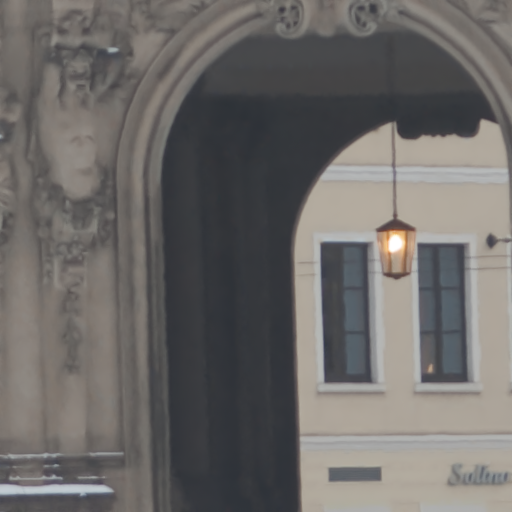
#> input picture dataset/kirchner/Nikon_D200_0_14921.png, 512 x 512 px, found by its file name; the run also reads 1 picture not shown here
$ jupyter execute --allow-errors paper_figures.ipynb   (shell and % lines are left out)   (older library calls are emulated)
#> lines starting #> are read from the running program, lines starting #| are printed output that depends on the picture
[cell 1]
import numpy as np
from PIL import Image
from skimage.restoration import denoise_wavelet

import sys
sys.path.append('..')
import os
from glob import glob
import pandas as pd
from collections import OrderedDict

from prnu.prnu.functions import wiener_dft, zero_mean_total, wiener_adaptive
from params import runs_path, results_path

[cell 2]
import matplotlib as mpl
mpl.use("pgf")
pgf_with_rc_fonts = {
    "font.family": "serif",
    "font.serif": [],                   # use latex default serif font
    "font.sans-serif": ["DejaVu Sans"], # use a specific sans-serif font
}
mpl.rcParams.update(pgf_with_rc_fonts)

[cell 3]
import matplotlib.pyplot as plt
fontsize = 16
plt.rc('text', usetex=True)
plt.rc('font', family='sans',size=fontsize)
plt.rc('legend',fontsize=fontsize)
plt.rc('xtick',labelsize=fontsize)
plt.rc('ytick',labelsize=fontsize)
plt.rc('axes',labelsize=fontsize,titlesize=fontsize)
plt.rc('lines',linewidth=2)

[cell 4]
# import seaborn as sns
# sns.set()
# cmap =sns.light_palette("Navy", as_cmap=True)

## Features

### Kirchner

[cell 5]
img_kirc_path = '/nas/home/nbonettini/projects/prnu-anonymization-detector/dataset/kirchner/Nikon_D200_0_14921.png'
img_kirc = np.array(Image.open(img_kirc_path)) / 255.
img_kirc_den_wv = denoise_wavelet(img_kirc, multichannel=True)
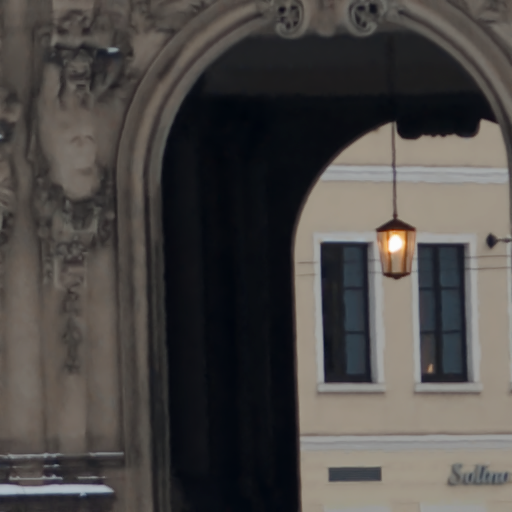
#> img_kirc_den_wv: shape (512, 512, 3) float64; mean R, G, B 0.425, 0.415, 0.407; drawn with min black and max white
img_kirc_noise_wv = img_kirc - img_kirc_den_wv
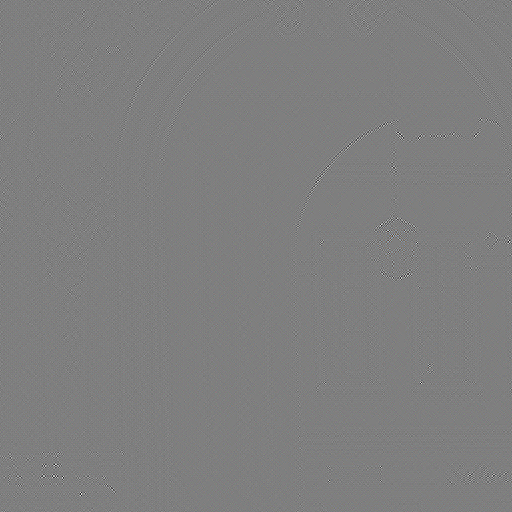
#> img_kirc_noise_wv: shape (512, 512, 3) float64; mean R, G, B -7.18e-16, -6.89e-16, -6.79e-16; drawn with min black and max white
# clim_wv = [np.min(img_kirc_noise_wv), np.max(img_kirc_noise_wv)]
img_kirc_noise_wv_fft = np.abs((np.fft.fft2(img_kirc_noise_wv,(224*2,224*2),axes=[0,1])))[:224,:224]
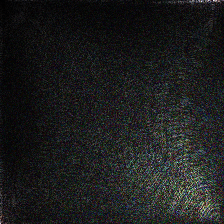
#> img_kirc_noise_wv_fft: shape (224, 224, 3) float64; mean R, G, B 0.419, 0.436, 0.431; drawn with min black and max white

W = np.zeros_like(img_kirc_noise_wv_fft)
#> (the rest of this cell did not finish here and is left out)

[cell 6]
plt.figure(figsize=(4,4));

plt.imshow(img_kirc);
plt.axis('off')
plt.axis('image')
plt.grid(False)

plt.savefig('figures/feature_raw.pdf',bbox_inches='tight')

[cell 7]
plt.figure(figsize=(4,4));
# plt.subplot(2, 2, 2);
plt.imshow(img_kirc_noise_wv.mean(axis=2));
# plt.colorbar(shrink=0.65);
plt.axis('off')
plt.axis('image')
plt.grid(False)
plt.tight_layout()

plt.savefig('figures/feature_wv.pdf',bbox_inches='tight')
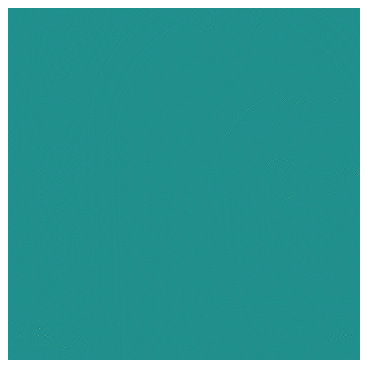
#> figure drawn by matplotlib, 1 panel

[cell 8]
plt.figure(figsize=(4,4));
# plt.subplot(2, 2, 3);
plt.imshow(img_kirc_noise_wv_fft.mean(axis=2));
# plt.colorbar(shrink=0.82)
plt.axis('off')
plt.axis('image')
plt.grid(False)

plt.savefig('figures/feature_wv_fft.pdf',bbox_inches='tight')
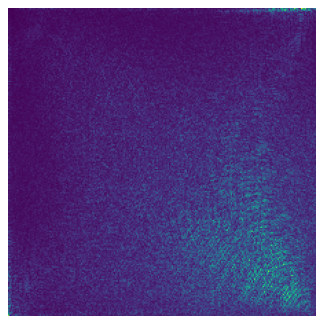
#> figure drawn by matplotlib, 1 panel

[cell 9]
plt.figure(figsize=(4,4));
# plt.subplot(2, 2, 4);
plt.imshow(W.mean(axis=2));
#> W: shape (224, 224, 3) float64; every value is 0
# plt.colorbar(shrink=0.81)
plt.axis('off')
plt.axis('image')
plt.grid(False)

plt.savefig('figures/feature_wv_fft_wiener.pdf',bbox_inches='tight')
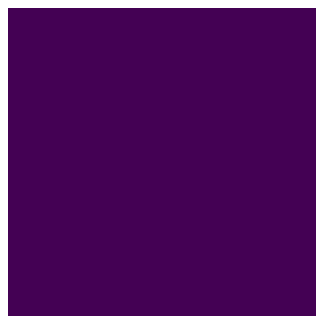
#> figure drawn by matplotlib, 1 panel

### Mandelli

[cell 10]
img_kirc_path = '/nas/home/nbonettini/projects/prnu-anonymization-detector/dataset/mandelli/Nikon_D200_0_14921.png'
img_kirc = np.array(Image.open(img_kirc_path)) / 255.
img_kirc_den_wv = denoise_wavelet(img_kirc, multichannel=True)
img_kirc_noise_wv = img_kirc - img_kirc_den_wv
# clim_wv = [np.min(img_kirc_noise_wv), np.max(img_kirc_noise_wv)]
img_kirc_noise_wv_fft = np.abs((np.fft.fft2(img_kirc_noise_wv,(224*2,224*2),axes=[0,1])))[:224,:224]
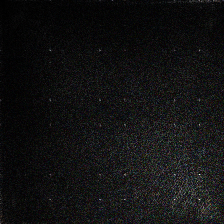
#> img_kirc_noise_wv_fft: shape (224, 224, 3) float64; mean R, G, B 0.52, 0.52, 0.523; drawn with min black and max white

W = np.zeros_like(img_kirc_noise_wv_fft)
#> (the rest of this cell did not finish here and is left out)

[cell 11]
plt.figure(figsize=(4,4));

plt.imshow(img_kirc);
plt.axis('off')
plt.axis('image')
plt.grid(False)

plt.savefig('figures/feature_raw_mandelli.pdf',bbox_inches='tight')

[cell 12]
plt.figure(figsize=(4,4));
# plt.subplot(2, 2, 2);
plt.imshow(img_kirc_noise_wv.mean(axis=2));
# plt.colorbar(shrink=0.65);
plt.axis('off')
plt.axis('image')
plt.grid(False)
plt.tight_layout()

plt.savefig('figures/feature_wv_mandelli.pdf',bbox_inches='tight')

[cell 13]
plt.figure(figsize=(4,4));
# plt.subplot(2, 2, 3);
plt.imshow(img_kirc_noise_wv_fft.mean(axis=2));
# plt.colorbar(shrink=0.82)
plt.axis('off')
plt.axis('image')
plt.grid(False)

plt.savefig('figures/feature_wv_fft_mandelli.pdf',bbox_inches='tight')
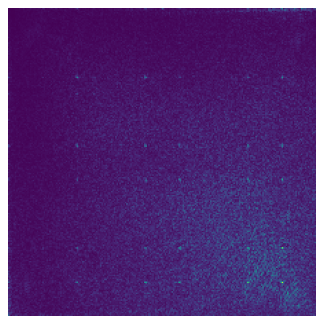
#> figure drawn by matplotlib, 1 panel

[cell 14]
plt.figure(figsize=(4,4));
# plt.subplot(2, 2, 4);
plt.imshow(W.mean(axis=2));
# plt.colorbar(shrink=0.81)
plt.axis('off')
plt.axis('image')
plt.grid(False)

plt.savefig('figures/feature_wv_fft_wiener_mandelli.pdf',bbox_inches='tight')

## Cross dataset ROC

[cell 15]
linestyles = ['-', '--', '-.', ':']

### Resnet complete feature over two testing dataset

[cell 16]
# building translation dictionary
runs_name = [x.split('/')[-1] for x in glob(os.path.join(runs_path, 'ResNet_*_transform_wv_fft_wiener2*'))]
run_dict = {'_'.join(x.rsplit('_')[:-12]): x.rsplit('-')[-1] for x in runs_name}
run_dict = OrderedDict(run_dict)

sel_key = list(run_dict)
sel_key = sel_key[:2]
print(sel_key)

os_res = []
ok_res = []
for k in sel_key:
    v = run_dict[k]
    os_res += [np.load(os.path.join(glob(os.path.join(results_path, '{}_TestOS'.format(v)))[0], 'result.npy')).item()]
    ok_res += [np.load(os.path.join(glob(os.path.join(results_path, '{}_TestOK'.format(v)))[0], 'result.npy')).item()]

[cell 17]
# Test on OS
plt.figure(figsize=(4,4));

for i in range(len(os_res)):
    auc = np.trapz(os_res[i]['fpr'], x=os_res[i]['tpr'])
    plt.plot(os_res[i]['tpr'], os_res[i]['fpr'],
             label=r'Train on $\mathcal{{D}}_{}. $ AUC: {:.3f}'.format(i+1, auc),
             linestyle=linestyles[i])
    plt.grid(True)
    plt.legend(fontsize=14)
    plt.xlabel('FPR')
    plt.ylabel('TPR')

plt.savefig('figures/test_T1.pdf',bbox_inches='tight')

[cell 18]
# Test on OK
plt.figure(figsize=(4,4));

for i in range(len(ok_res)):
    auc = np.trapz(ok_res[i]['fpr'], x=ok_res[i]['tpr'])
    plt.plot(ok_res[i]['tpr'], ok_res[i]['fpr'],
             label=r'Train on $\mathcal{{D}}_{}. $ AUC: {:.3f}'.format(i+1, auc),
             linestyle=linestyles[i])
    plt.grid(True)
    plt.legend(fontsize=14)
    plt.xlabel('FPR')
    plt.ylabel('TPR')

plt.savefig('figures/test_T2.pdf',bbox_inches='tight')

### Resnet performance varying preprocessing type

[cell 19]
# building translation dictionary
runs_name = [x.split('/')[-1] for x in glob(os.path.join(runs_path, 'ResNet_*'))]
run_dict = {'_'.join(x.rsplit('_')[:-12]): x.rsplit('-')[-1] for x in runs_name}
run_dict = OrderedDict(run_dict)

# clean key list and reorder
sel_key = list(run_dict)
del sel_key[3:9]
order = [0, 2, 1, 3, 4, 8, 5, 6, 7]
#> (the rest of this cell did not finish here and is left out)

[cell 20]
# Test on OS
plt.figure(figsize=(4,4));
l=0
for i in range(len(os_res)):
    #pick only train on D2
    if i % 2 == 0:
        continue
    auc = np.trapz(os_res[i]['fpr'], x=os_res[i]['tpr'])
    plt.plot(os_res[i]['tpr'], os_res[i]['fpr'],
             label='{}. AUC: {:.3f}'.format(label_list[i], auc),
             linestyle=linestyles[l])
    plt.legend()
    plt.grid(True)
    plt.xlabel('FPR')
    plt.ylabel('TPR')
    l+=1

plt.savefig('figures/different_features_roc_test_T1.pdf',bbox_inches='tight')

[cell 21]
# Test on OK
plt.figure(figsize=(4,4));
l=0
for i in range(len(os_res)):
    #pick only train on D1
    if i % 2 != 0:
        continue
    auc = np.trapz(ok_res[i]['fpr'], x=ok_res[i]['tpr'])
    plt.plot(ok_res[i]['tpr'], ok_res[i]['fpr'],
             label='{}. AUC: {:.3f}'.format(label_list[i], auc),
             linestyle=linestyles[l])
    plt.legend()
    plt.grid(True)
    plt.xlabel('FPR')
    plt.ylabel('TPR')
    l+=1

plt.savefig('figures/different_features_roc_test_T2.pdf',bbox_inches='tight')
